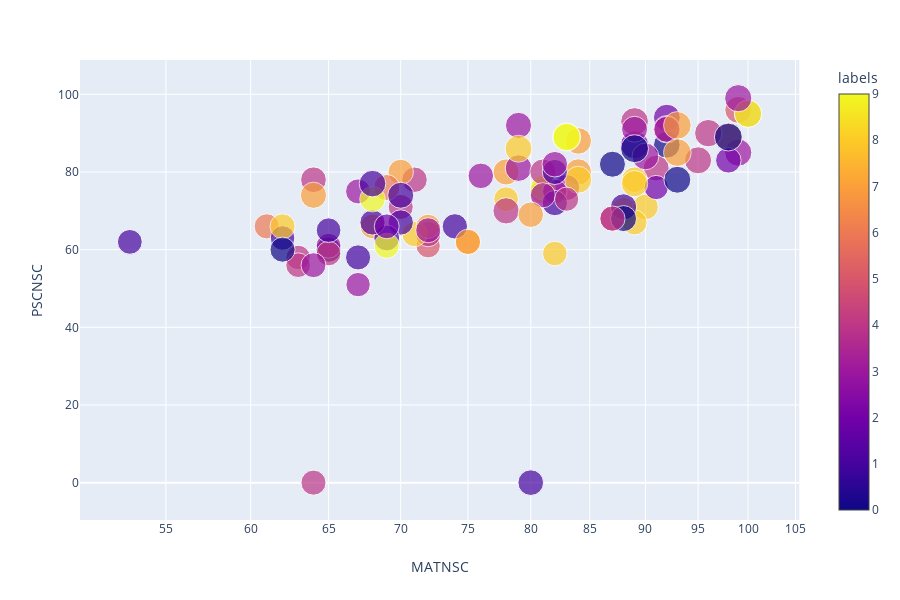

The notebook cell saved with this chart:
### Code cell
import plotly.express as px
fig = px.scatter(df_matric_subject_marks_labels.iloc[:100,:].fillna(0), x="MATNSC", y="PSCNSC", size="MeanAverage", color="labels",
           hover_name=None, log_x=True, size_max=20)
fig.show()

### Figure 1 — Plotly figure (JSON) as saved in the notebook; plotly's stock layout.template omitted (floating-point values rounded to 4 significant figures)
{"data": [{"hoverlabel": {"namelength": 0}, "hovertemplate": "MATNSC=%{x}<br>PSCNSC=%{y}<br>MeanAverage=%{marker.size}<br>labels=%{marker.color}", "legendgroup": "", "marker": {"color": [3, 4, 7, 5, 4, 2, 3, 8, 5, 4, 4, 8, 7, 3, 6, 7, 3, 2, 3, 4, 3, 7, 8, 9, 7, 3, 0, 8, 3, 6, 4, 7, 8, 4, 7, 1, 6, 3, 4, 4, 7, 0, 8, 5, 8, 4, 1, 1, 4, 9, 6, 1, 1, 9, 8, 8, 2, 4, 1, 9, 1, 4, 1, 4, 9, 3, 3, 4, 1, 1, 7, 1, 0, 0, 3, 0, 0, 4, 7, 8, 2, 3, 3, 1, 1, 4, 3, 3, 2, 3, 7, 4, 8, 0, 9, 0, 0, 7, 1, 7], "coloraxis": "coloraxis", "size": [78.71, 69.29, 78.86, 83.57, 72.71, 83.14, 68.71, 82.14, 68.33, 76.43, 73.57, 70.57, 80.57, 85.5, 83.29, 70.86, 78.86, 75.43, 72.29, 72.71, 75.57, 74.57, 73.43, 70.57, 67.88, 69.57, 73.57, 84.14, 82, 73.29, 74.86, 74.86, 76.62, 78, 81.57, 69.86, 78.29, 71.29, 70.22, 77.71, 75.57, 81.89, 72.11, 67, 76.12, 70.57, 78.43, 74.14, 75.25, 92.43, 85.86, 76.12, 77, 73.29, 72.75, 69.86, 91, 80.14, 74.14, 86.86, 79.86, 88.86, 73.57, 87.14, 75.14, 77.86, 73, 86.75, 82, 74.14, 74, 73, 78.29, 78.29, 85.43, 90.43, 72.86, 73.5, 79.29, 83.62, 71.71, 75.43, 78.14, 72.86, 71.14, 84.75, 71.86, 72.57, 68.29, 82.75, 75.29, 67.86, 80.12, 83.89, 85.29, 90.3, 73.14, 88, 70.57, 88.57], "sizemode": "area", "sizeref": 0.2311, "symbol": "circle"}, "mode": "markers", "name": "", "showlegend": false, "type": "scatter", "x": [79, 63, 78, 99, 70, 92, 67, 88, 72, 64, 72, 78, 84, 99, 98, 68, 83, 98, 67, 64, 76, 81, 71, 81, 72, 82, 65, 84, 79, 61, 71, 70, 90, 81, 84, 62, 69, 65, 65, 91, 75, 92, 89, 0, 89, 63, 70, 70, 87, 83, 100, 80, 69, 69, 62, 82, 89, 78, 82, 100, 88, 89, 68, 92, 68, 89, 81, 96, 68, 74, 75, 82, 87, 88, 99, 98, 62, 87, 64, 79, 69, 82, 92, 67, 53, 95, 64, 72, 91, 90, 80, 83, 89, 93, 83, 89, 0, 93, 65, 93], "xaxis": "x", "y": [92, 58, 80, 96, 71, 94, 51, 70, 61, 78, 64, 73, 80, 85, 89, 66, 76, 83, 75, 0, 79, 75, 64, 76, 66, 75, 60, 78, 81, 66, 78, 80, 71, 80, 88, 63, 76, 61, 59, 81, 62, 87, 67, 0, 78, 56, 74, 67, 68, 89, 95, 0, 63, 61, 66, 59, 87, 70, 72, 95, 71, 93, 67, 91, 73, 91, 74, 90, 77, 66, 62, 80, 82, 68, 99, 89, 60, 68, 74, 86, 66, 82, 91, 58, 62, 83, 56, 65, 76, 84, 69, 73, 77, 78, 89, 86, 0, 92, 65, 85], "yaxis": "y"}], "layout": {"coloraxis": {"colorbar": {"title": {"text": "labels"}}, "colorscale": [[0, "#0d0887"], [0.1111, "#46039f"], [0.2222, "#7201a8"], [0.3333, "#9c179e"], [0.4444, "#bd3786"], [0.5556, "#d8576b"], [0.6667, "#ed7953"], [0.7778, "#fb9f3a"], [0.8889, "#fdca26"], [1, "#f0f921"]]}, "height": 600, "legend": {"itemsizing": "constant", "tracegroupgap": 0}, "margin": {"t": 60}, "xaxis": {"anchor": "y", "domain": [0, 0.98], "title": {"text": "MATNSC"}, "type": "log"}, "yaxis": {"anchor": "x", "domain": [0, 1], "title": {"text": "PSCNSC"}}}}
